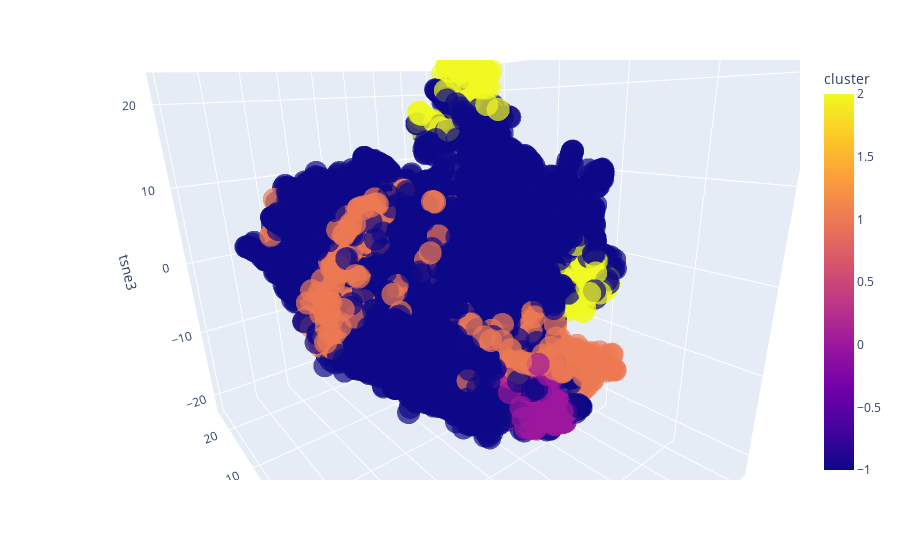

Notebook code for this chart:
### Code cell
px.scatter_3d(
    test_hdbscan_data,
    x='tsne1',
    y='tsne2',
    z='tsne3',
    color='cluster',
    opacity=0.7,
)

### Figure 1 — Plotly figure (JSON) as saved in the notebook; plotly's stock layout.template omitted (floating-point values rounded to 4 significant figures; data arrays with more than 128 entries replaced by an {"elided": "..."} marker saying what was removed)
{"data": [{"hovertemplate": "tsne1=%{x}<br>tsne2=%{y}<br>tsne3=%{z}<br>cluster=%{marker.color}<extra></extra>", "legendgroup": "", "marker": {"color": {"elided": "8636 int values"}, "coloraxis": "coloraxis", "opacity": 0.7, "symbol": "circle"}, "mode": "markers", "name": "", "scene": "scene", "showlegend": false, "type": "scatter3d", "x": {"elided": "8636 float values"}, "y": {"elided": "8636 float values"}, "z": {"elided": "8636 float values"}}], "layout": {"autosize": true, "coloraxis": {"colorbar": {"title": {"text": "cluster"}}, "colorscale": [[0, "#0d0887"], [0.1111, "#46039f"], [0.2222, "#7201a8"], [0.3333, "#9c179e"], [0.4444, "#bd3786"], [0.5556, "#d8576b"], [0.6667, "#ed7953"], [0.7778, "#fb9f3a"], [0.8889, "#fdca26"], [1, "#f0f921"]]}, "legend": {"tracegroupgap": 0}, "margin": {"t": 60}, "scene": {"aspectmode": "auto", "aspectratio": {"x": 1.139, "y": 0.9025, "z": 0.9727}, "camera": {"center": {"x": 0, "y": 0, "z": 0}, "eye": {"x": -0.9327, "y": 0.698, "z": 0.3891}, "projection": {"type": "perspective"}, "up": {"x": -0.01264, "y": -0.04526, "z": 0.9989}}, "domain": {"x": [0, 1], "y": [0, 1]}, "xaxis": {"title": {"text": "tsne1"}, "type": "linear"}, "yaxis": {"title": {"text": "tsne2"}, "type": "linear"}, "zaxis": {"title": {"text": "tsne3"}, "type": "linear"}}}}
